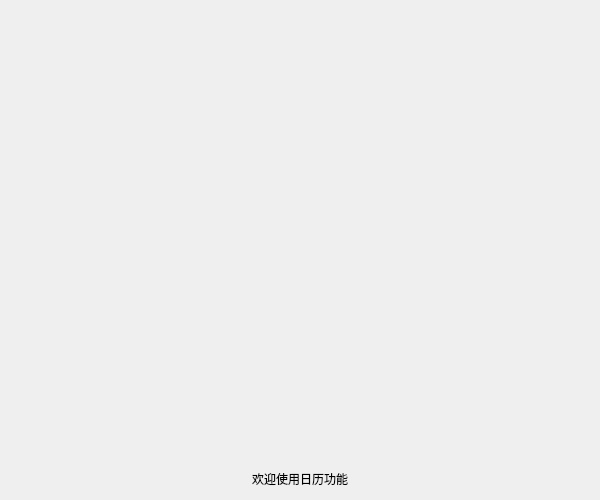
<?xml version="1.0" encoding="UTF-8"?>
<ui version="4.0">
 <class>frmLunarCalendarWidget</class>
 <widget class="QWidget" name="frmLunarCalendarWidget">
  <property name="geometry">
   <rect>
    <x>0</x>
    <y>0</y>
    <width>600</width>
    <height>500</height>
   </rect>
  </property>
  <property name="windowTitle">
   <string>Form</string>
  </property>
  <layout class="QVBoxLayout" name="verticalLayout">
   <item>
    <widget class="LunarCalendarWidget" name="lunarCalendarWidget" native="true">
     <property name="sizePolicy">
      <sizepolicy hsizetype="Preferred" vsizetype="Expanding">
       <horstretch>0</horstretch>
       <verstretch>0</verstretch>
      </sizepolicy>
     </property>
    </widget>
   </item>
   <item>
    <widget class="QWidget" name="widgetBottom" native="true">
     <layout class="QHBoxLayout" name="horizontalLayout">
      <property name="leftMargin">
       <number>0</number>
      </property>
      <property name="topMargin">
       <number>0</number>
      </property>
      <property name="rightMargin">
       <number>0</number>
      </property>
      <property name="bottomMargin">
       <number>0</number>
      </property>
      <item>
       <spacer name="horizontalSpacer_2">
        <property name="orientation">
         <enum>Qt::Horizontal</enum>
        </property>
        <property name="sizeHint" stdset="0">
         <size>
          <width>40</width>
          <height>20</height>
         </size>
        </property>
       </spacer>
      </item>
      <item>
       <widget class="QLabel" name="label">
        <property name="text">
         <string>欢迎使用日历功能</string>
        </property>
       </widget>
      </item>
      <item>
       <spacer name="horizontalSpacer">
        <property name="orientation">
         <enum>Qt::Horizontal</enum>
        </property>
        <property name="sizeHint" stdset="0">
         <size>
          <width>40</width>
          <height>20</height>
         </size>
        </property>
       </spacer>
      </item>
     </layout>
    </widget>
   </item>
  </layout>
 </widget>
 <customwidgets>
  <customwidget>
   <class>LunarCalendarWidget</class>
   <extends>QWidget</extends>
   <header>lunarcalendarwidget.h</header>
   <container>1</container>
  </customwidget>
 </customwidgets>
 <resources/>
 <connections/>
</ui>
